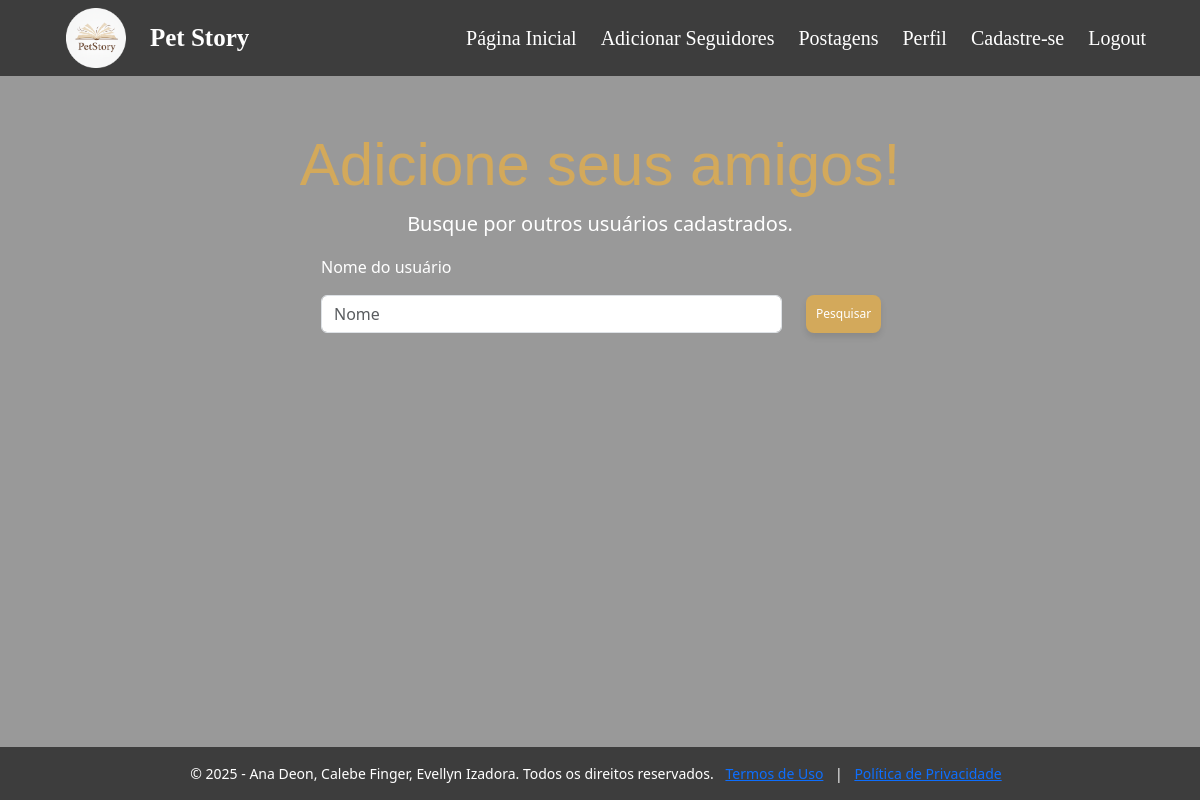
The page /usuarios.php?nome=fabio (signed in) on the database as committed earlier.
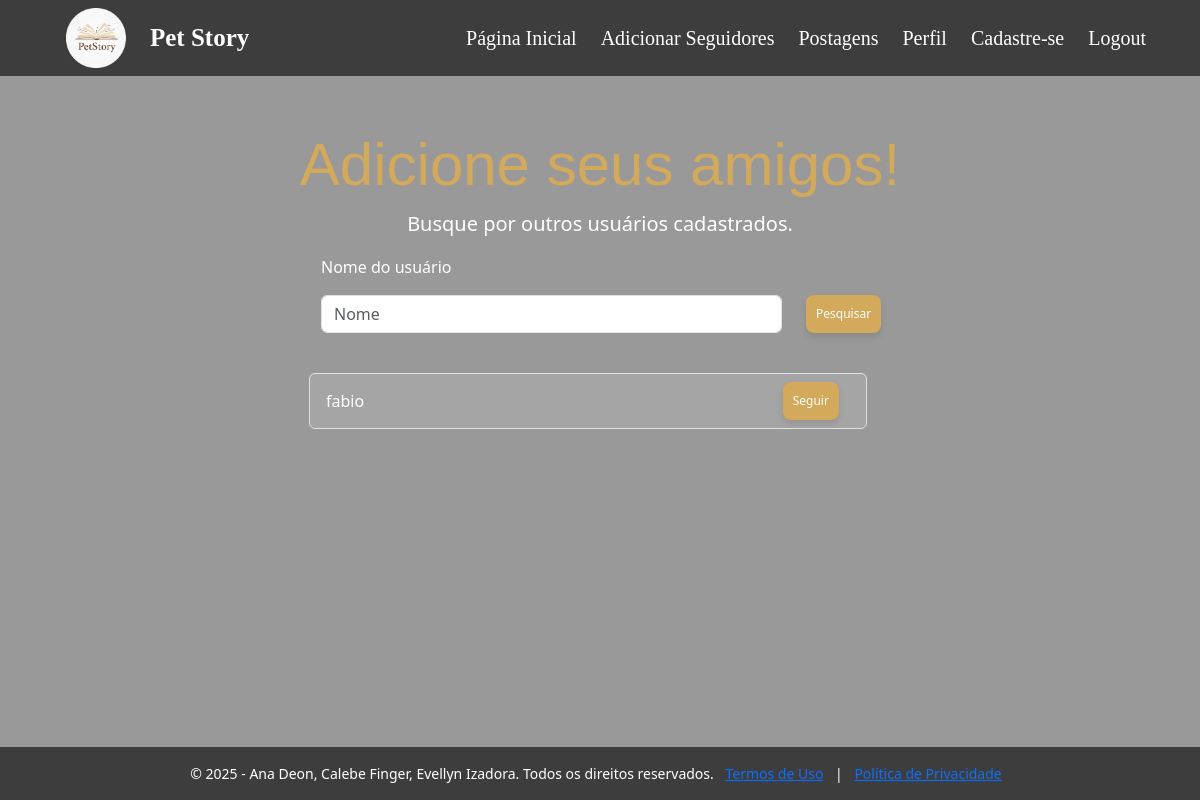
The same page on the database as committed later.
### tables this page shows
CREATE TABLE `usuarios` (
  `idUsuario` int(11) NOT NULL AUTO_INCREMENT,
  `nome` varchar(45) NOT NULL,
  `email` varchar(45) NOT NULL,
  `senha` varchar(45) NOT NULL,
  `foto` varchar(45) DEFAULT NULL,
  PRIMARY KEY (`idUsuario`)
);

### src/UsuarioDAO.php (called while the page is built, shortened)
<?php
class UsuarioDAO{
    public static function buscarUsuarioNome($nome, $idUsuario)
    {
        $sql = "select * from usuarios where nome like ? and idUsuario!=?";
        $conexao = ConexaoBD::conectar();
        $stmt = $conexao->prepare($sql);
        $nome = "%".$nome."%";
        $stmt -> bindParam(1, $nome);
        $stmt -> bindParam(2, $idUsuario);
        $stmt->execute();
        return $stmt->fetchAll(PDO::FETCH_ASSOC);
    }
}
?>

### usuarios.php (the view, shortened to what this page needs)
<!DOCTYPE html>
<html lang="en">
  <head>
      <link href="https://cdn.jsdelivr.net/npm/bootstrap@5.3.8/dist/css/bootstrap.min.css" rel="stylesheet">
      <link rel="stylesheet" href="css/estilo.css">
      <?php
        include 'reutilizado\navbar.php'
      ?>
  </head>
  <body  class="d-flex flex-column min-vh-100" style="background-image: linear-gradient(rgba(0,0,0,0.4), rgba(0,0,0,0.4)), url('img/Fundo Usuarios.jpg');
          background-size: cover;
          background-position: center;
          background-repeat: no-repeat;">
    <main class="container text-center my-5 text-white">
      <h2 class="display-5">Adicione seus amigos!</h2>
      <p class="lead">Busque por outros usuários cadastrados.</p>
      <form action="" enctype="multipart/form-data" class="w-50 mx-auto text-start">
        <label class="form-label">Nome do usuário</label>
        <div class="row">
          <div class="col-10 mt-2">
            <input type="text" class="form-control" name="nome" placeholder="Nome">
          </div>
          <div class="col-2 mt-2 mb-4">
            <button type="submit" class="botao-adicionar btn">Pesquisar</button>
          </div>
        </div>
            <?php
            require_once "src/UsuarioDAO.php";
            if (!isset($_GET["nome"]))
            {
              $_GET["nome"] = "";
              $usuarios = [];
            }
            else
            {
              $usuarios = UsuarioDAO::buscarUsuarioNome($_GET["nome"], $_SESSION["idUsuario"]);
            }
            foreach ($usuarios as $usuario)
            {
          ?>
              <div class="row w-100 container my-3 py-2 border rounded p-1 d-flex align-items-center" style="background-color: rgba(255, 255, 255, 0.12)">
                <div class="col-10">
                  <a><?=$usuario['nome']?></a>
                </div>
                <div class="col-2">
                  <a class="botao-adicionar btn" href="seguir.php?idSeguido=<?=$usuario['idUsuario']?>">Seguir</a><br>
                </div>
              </div>
          <?php
            }
          ?>
      </form>
    </main>
    <?php
      include 'reutilizado\footer.php';
    ?>
  </body>
</html>

### reutilizado/navbar.php
<nav class="navbar navbar-expand-lg " style="background-color: rgba(0,0,0,0.6)">
    <div class="container">
        <img src="img\logo_minimalista.jpg" class="logo mx-4">
        <a class="navbar-brand nav-link text-white" href="index.php">Pet Story</a>
        <div class="collapse navbar-collapse" id="navbarNav">
            <ul class="navbar-nav ms-auto">
                <li class="nav-item-reutilizar"><a class="nav-link active text-white mx-1" href="home.php">Página Inicial</a></li>
                <li class="nav-item-reutilizar"><a class="nav-link text-white mx-1" href="usuarios.php">Adicionar Seguidores</a></li>
                <li class="nav-item-reutilizar"><a class="nav-link text-white mx-1" href="postagens.php">Postagens</a></li>
                <li class="nav-item-reutilizar"><a class="nav-link text-white mx-1" href="perfil.php">Perfil</a></li>
                <li class="nav-item-reutilizar"><a class="nav-link text-white mx-1" href="form-cadastra-usuario.php">Cadastre-se</a></li>
                <li class="nav-item-reutilizar"><a class="nav-link text-white mx-1" href="logout.php">Logout</a></li>
            </ul>
        </div>
    </div>
</nav>

### reutilizado/footer.php
<footer class="rodape footer text-white text-center py-3 mt-auto mb-0 " style="background-color: rgba(0,0,0,0.6) ">
    <p class="mb-0">
        &copy; 2025 - Ana Deon, Calebe Finger, Evellyn Izadora. Todos os direitos reservados.
        <a class='mx-2' href="/termos">Termos de Uso</a> |
        <a class='mx-2' href="/privacidade">Política de Privacidade</a>
    </p>
</footer>

### css/estilo.css (style rules this page uses)
.rodape { position: fixed; bottom: 0; left: 0; width: 100%; text-align: center; padding: 15px 0; font-size: 14px; }
.nav-item-reutilizar { font-family: 'Times New Roman', Times, serif; font-size: 20px; color: rgb(245, 200, 200); }
.nav-link { border-radius: 10px; }
.navbar-brand { font-family: 'Times New Roman', Times, serif; font-size: 25px; font-weight: bold; color: white; margin-right: 100px; }
.display-5 { font-family:'Franklin Gothic Medium', 'Arial Narrow', Arial, sans-serif; font-size: 60px; color: #D3A95B; text-align: center; margin-top: 5px; }
.logo { top: 15; left: 220px; width: 60px; height: 60px; z-index: 1000; }
.botao-adicionar { background-color: #D3A95B; border: none; color: white; padding: 10px 10px; text-align: center; text-decoration: none; display: inline-block; font-size: 12px; border-radius: 8px; cursor: pointer; transition: background-color 0.3s ease, transform 0.3s ease; box-shadow: 0 4px 6px rgba(0,0,0,0.1); }
footer { max-height: 100px; margin-top: auto; }

Rows that differ between the two databases and show on the page:
added usuarios: nome "fabio"
